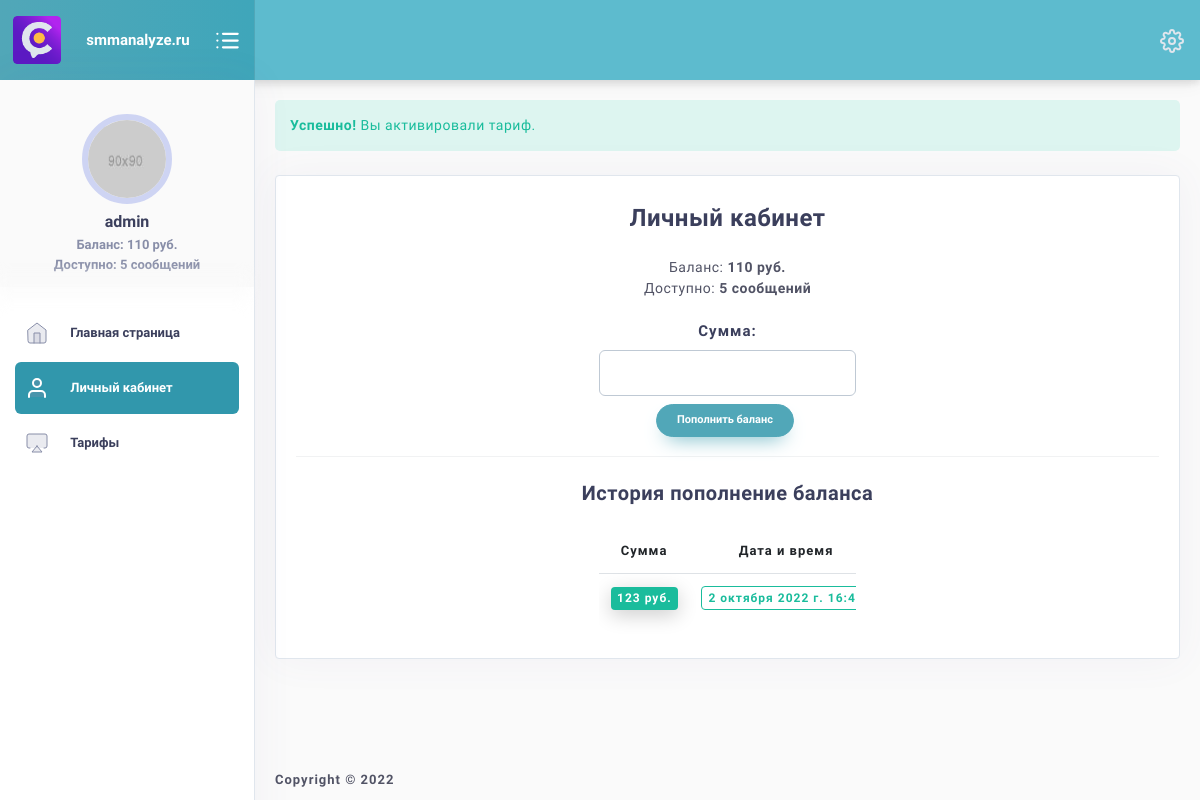
/profile (signed in), run on an earlier commit of the app's database.
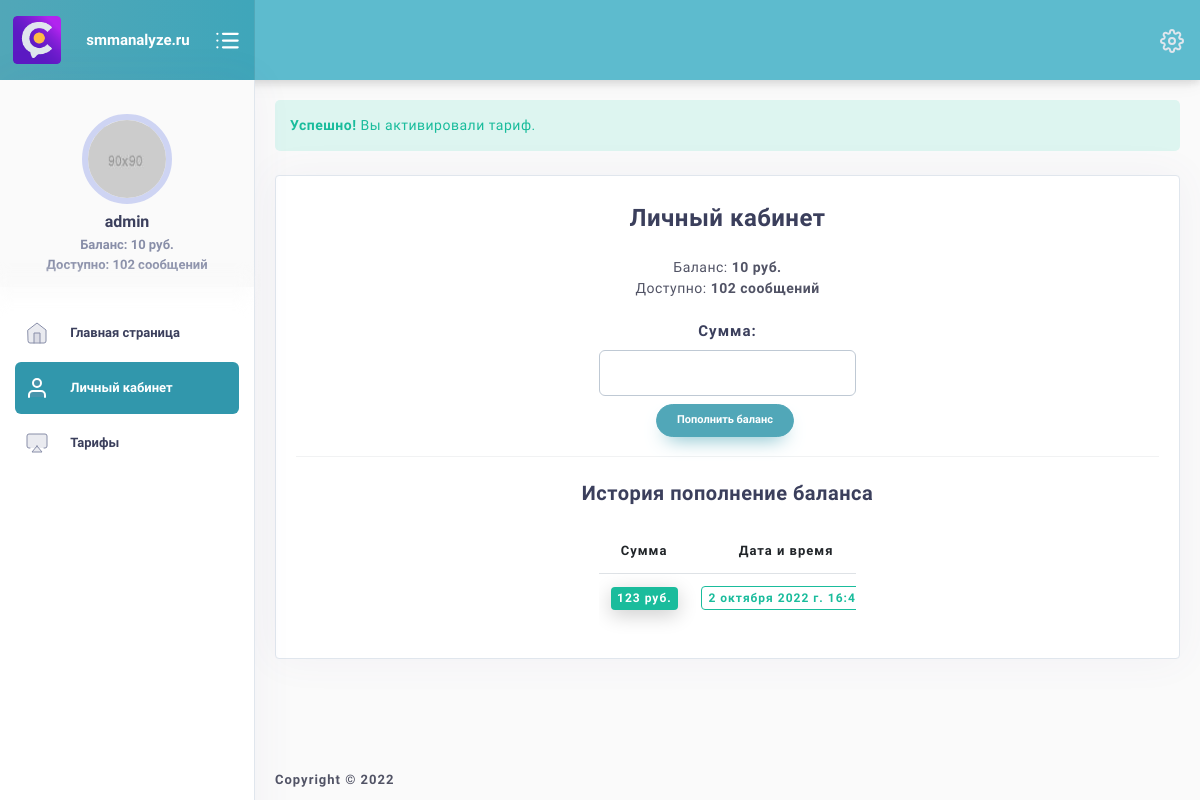
And on a later commit of the database.
### backend/models.py (models this page shows)
class User(AbstractUser):
    balance = models.IntegerField(default=0)
    available_messages_count = models.IntegerField(default=10)
    avatar = models.ImageField(upload_to=avatar_directory_path,
                               null=True,
                               blank=True)

### frontend/views.py (the view, shortened to what this page needs)
# urls.py: path('profile', views.ProfileView.as_view()),
class ProfileView(LoginRequiredMixin, View):
    template_name = 'profile.html'
    def get(self, request):
        success_buy = request.session.get('success_buy')
        request.session['success_buy'] = None
        return render(request, self.template_name, {
            'success_buy': success_buy
        })

### frontend/templates/profile.html (shortened to what this page needs)
{% extends 'base.html' %}
{% block content %}
<div class="col-12">
  <div class="layout-spacing">
    {% if success_buy %}
    <div class="alert alert-light-success border-0 mb-4" role="alert">
      <strong>Успешно!</strong> Вы активировали тариф.</button>
    </div>
    {% endif %}
    <div class="widget widget-content-area br-4">
      <div class="widget-one">
        <h4 class="text-center mb-2 mt-2">
          <b>
            Личный кабинет
          </b>
        </h4>
        <div class="text-center mt-4">
          <div class="user-info">
            <p>Баланс: <b>{{ request.user.balance }} руб.</b></p>
            <p>Доступно: <b>{{ request.user.available_messages_count }} сообщений</b></p>
          </div>
          <br>
          <div class="col-lg-4 col-md-6 col-sm-12 mx-auto">
            <form method="POST">
              <label class="text-dark"><b>Сумма:</b></label> <input type="number" name="value" class="form-control">
              <button type="submit" class="mt-2 btn btn-sm btn-rounded btn-primary">
                <b>Пополнить баланс</b>
              </button>
            </form>
          </div>
        </div>
        {% if request.user.balance_replenishments.exists %}
        <hr>
        <h5 class="text-center mt-4 mb-2"><b>История пополнение баланса</b></h5>
        <div class="col-lg-4 col-md-6 col-sm-12 mx-auto">
          <div class="table-responsive mt-4">
            <table class="table">
              <thead>
                <tr>
                  <th class="text-center">Сумма</th>
                  <th class="text-center">Дата и время</th>
                </tr>
              </thead>
              <tbody>
                {% for replenishment in request.user.balance_replenishments.all %}
                <tr>
                  <td class="text-center">
                    <span class="badge badge-success">
                      {{ replenishment.value }} руб.
                    </span>
                  </td>
                  <td class="text-center">
                    <span class="badge outline-badge-success">
                      {{ replenishment.created }}
                    </span>
                  </td>
                </tr>
                {% endfor %}
              </tbody>
            </table>
          </div>
          {% endif %}
        </div>
      </div>
    </div>
  </div>
</div>
{% endblock %}

### frontend/templates/base.html (shortened to what the changed rows need)
<!DOCTYPE html>
<html lang="en">
<head>
    <link href="/static/bootstrap/css/bootstrap.min.css" rel="stylesheet" type="text/css" />
    <link href="/static/assets/css/plugins.css" rel="stylesheet" type="text/css" />
    <link rel="stylesheet" type="text/css" href="/static/assets/css/elements/alert.css">
    <link href="/static/plugins/animate/animate.css" rel="stylesheet" type="text/css" />
    <link href="/static/plugins/sweetalerts/sweetalert2.min.css" rel="stylesheet" type="text/css" />
    <link href="/static/plugins/sweetalerts/sweetalert.css" rel="stylesheet" type="text/css" />
    <link href="/static/assets/css/components/custom-sweetalert.css" rel="stylesheet" type="text/css" />
</head>
<body class="sidebar-noneoverflow">
    <div class="main-container" id="container">
        <div class="sidebar-wrapper sidebar-theme">
            <nav id="sidebar">
                {% if request.user.is_authenticated %}
                <div class="profile-info">
                    <div class="user-info">
                        <img src="{% if request.user.avatar %}{{request.user.avatar.url}}{% else %}/static/assets/img/90x90.jpg{% endif %}" alt="avatar">
                        <h6 class="mb-1">{{ request.user.username }}</h6>
                        <p>Баланс: <b>{{ request.user.balance }} руб.</b></p>
                        <p>Доступно: <b>{{ request.user.available_messages_count }} сообщений</b></p>
                    </div>
                </div>
                <div class="shadow-bottom"></div>
                {% endif %}
            </nav>
        </div>
        <div id="content" class="main-content">
            <div class="layout-px-spacing">
                <div class="row layout-top-spacing">
                    {% block content %}
                    {% endblock %}
                </div>
            </div>
        </div>
    </div>
</body>
</html>

What changed in the data, as far as the page shows it:
changed User "admin": user.balance "110" → "10"; user.available_messages_count "5" → "102"
